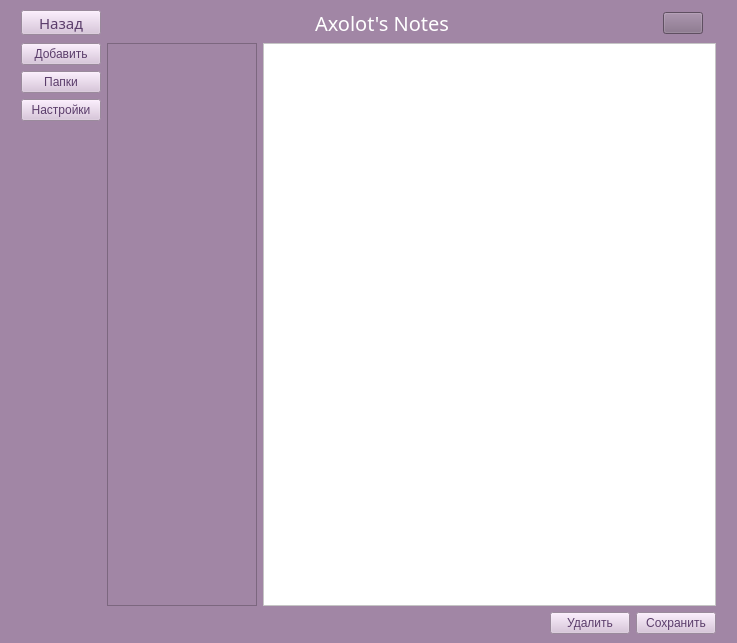
<?xml version="1.0" encoding="UTF-8"?>
<ui version="4.0">
 <class>MainWindow</class>
 <widget class="QMainWindow" name="MainWindow">
  <property name="geometry">
   <rect>
    <x>0</x>
    <y>0</y>
    <width>737</width>
    <height>643</height>
   </rect>
  </property>
  <property name="windowTitle">
   <string>Axolot's Notes</string>
  </property>
  <property name="windowIcon">
   <iconset resource="res.qrc">
    <normaloff>:/icons/icons/axolot.png</normaloff>:/icons/icons/axolot.png</iconset>
  </property>
  <property name="styleSheet">
   <string notr="true">background-color: rgb(161, 134, 165)</string>
  </property>
  <widget class="QWidget" name="centralwidget">
   <layout class="QVBoxLayout" name="verticalLayout_2">
    <item>
     <layout class="QHBoxLayout" name="horizontalLayout_3">
      <property name="leftMargin">
       <number>12</number>
      </property>
      <property name="rightMargin">
       <number>12</number>
      </property>
      <item>
       <widget class="QPushButton" name="btn_back">
        <property name="sizePolicy">
         <sizepolicy hsizetype="Fixed" vsizetype="Fixed">
          <horstretch>0</horstretch>
          <verstretch>0</verstretch>
         </sizepolicy>
        </property>
        <property name="minimumSize">
         <size>
          <width>80</width>
          <height>25</height>
         </size>
        </property>
        <property name="maximumSize">
         <size>
          <width>90</width>
          <height>25</height>
         </size>
        </property>
        <property name="font">
         <font>
          <family>Segoe UI Black</family>
          <pointsize>11</pointsize>
          <italic>false</italic>
          <strikeout>false</strikeout>
          <fontweight>Black</fontweight>
         </font>
        </property>
        <property name="styleSheet">
         <string notr="true">QPushButton {
background-color: rgb(216, 193, 219);
font: 900 11pt &quot;Segoe UI Black&quot;;
color: rgb(91, 61, 107)
}
QPushButton:hover {
background-color: rgb(191, 171, 194);
}

QPushButton:pressed {
background-color: rgb(191, 171, 194);
}</string>
        </property>
        <property name="text">
         <string>Назад</string>
        </property>
        <property name="icon">
         <iconset resource="res.qrc">
          <normaloff>:/icons/icons/arrow_back_ios_FILL0_wght400_GRAD0_opsz24.svg</normaloff>:/icons/icons/arrow_back_ios_FILL0_wght400_GRAD0_opsz24.svg</iconset>
        </property>
       </widget>
      </item>
      <item>
       <spacer name="horizontalSpacer_3">
        <property name="orientation">
         <enum>Qt::Orientation::Horizontal</enum>
        </property>
        <property name="sizeHint" stdset="0">
         <size>
          <width>40</width>
          <height>20</height>
         </size>
        </property>
       </spacer>
      </item>
      <item>
       <widget class="QLabel" name="label">
        <property name="sizePolicy">
         <sizepolicy hsizetype="Fixed" vsizetype="Fixed">
          <horstretch>0</horstretch>
          <verstretch>0</verstretch>
         </sizepolicy>
        </property>
        <property name="maximumSize">
         <size>
          <width>300</width>
          <height>100</height>
         </size>
        </property>
        <property name="font">
         <font>
          <family>Ravie</family>
          <pointsize>15</pointsize>
          <italic>false</italic>
          <bold>false</bold>
         </font>
        </property>
        <property name="styleSheet">
         <string notr="true">font: 15pt &quot;Ravie&quot;;
background-color: none;
color: white;

</string>
        </property>
        <property name="text">
         <string>Axolot's Notes</string>
        </property>
       </widget>
      </item>
      <item>
       <spacer name="horizontalSpacer">
        <property name="orientation">
         <enum>Qt::Orientation::Horizontal</enum>
        </property>
        <property name="sizeHint" stdset="0">
         <size>
          <width>40</width>
          <height>20</height>
         </size>
        </property>
       </spacer>
      </item>
      <item>
       <widget class="QPushButton" name="btn_theme">
        <property name="styleSheet">
         <string notr="true">QPushButton {
background-color: rgb(133, 110, 136);
}
QPushButton:hover {
background-color: rgb(109, 90, 111);
}

QPushButton:pressed {
background-color: rgb(109, 90, 111);
}</string>
        </property>
        <property name="text">
         <string/>
        </property>
        <property name="icon">
         <iconset resource="res.qrc">
          <normaloff>:/icons/icons/dark_mode_FILL0_wght400_GRAD0_opsz24.svg</normaloff>:/icons/icons/dark_mode_FILL0_wght400_GRAD0_opsz24.svg</iconset>
        </property>
        <property name="iconSize">
         <size>
          <width>25</width>
          <height>25</height>
         </size>
        </property>
       </widget>
      </item>
      <item>
       <widget class="QLabel" name="label_3">
        <property name="maximumSize">
         <size>
          <width>60</width>
          <height>60</height>
         </size>
        </property>
        <property name="text">
         <string/>
        </property>
        <property name="pixmap">
         <pixmap resource="res.qrc">:/icons/icons/axolot.png</pixmap>
        </property>
        <property name="scaledContents">
         <bool>true</bool>
        </property>
       </widget>
      </item>
     </layout>
    </item>
    <item>
     <layout class="QHBoxLayout" name="horizontalLayout_4">
      <item>
       <layout class="QVBoxLayout" name="buttonsLayout">
        <property name="spacing">
         <number>6</number>
        </property>
        <property name="leftMargin">
         <number>12</number>
        </property>
        <property name="topMargin">
         <number>0</number>
        </property>
        <property name="rightMargin">
         <number>0</number>
        </property>
        <property name="bottomMargin">
         <number>12</number>
        </property>
        <item>
         <widget class="QPushButton" name="btn_add_note">
          <property name="maximumSize">
           <size>
            <width>90</width>
            <height>25</height>
           </size>
          </property>
          <property name="styleSheet">
           <string notr="true">QPushButton {
background-color: rgb(216, 193, 219);
font: 900 10 pt &quot;Segoe UI Black&quot;;
color: rgb(91, 61, 107)
}
QPushButton:hover {
background-color: rgb(191, 171, 194);
}

QPushButton:pressed {
background-color: rgb(191, 171, 194);
}</string>
          </property>
          <property name="text">
           <string>Добавить</string>
          </property>
          <property name="icon">
           <iconset resource="res.qrc">
            <normaloff>:/icons/icons/add_box_FILL0_wght400_GRAD0_opsz24.svg</normaloff>:/icons/icons/add_box_FILL0_wght400_GRAD0_opsz24.svg</iconset>
          </property>
          <property name="iconSize">
           <size>
            <width>16</width>
            <height>16</height>
           </size>
          </property>
         </widget>
        </item>
        <item>
         <widget class="QPushButton" name="btn_storage">
          <property name="maximumSize">
           <size>
            <width>90</width>
            <height>25</height>
           </size>
          </property>
          <property name="styleSheet">
           <string notr="true">QPushButton {
background-color: rgb(216, 193, 219);
font: 900 11pt &quot;Segoe UI Black&quot;;
color: rgb(91, 61, 107)
}
QPushButton:hover {
background-color: rgb(191, 171, 194);
}

QPushButton:pressed {
background-color: rgb(191, 171, 194);
}</string>
          </property>
          <property name="text">
           <string>Папки</string>
          </property>
          <property name="icon">
           <iconset resource="res.qrc">
            <normaloff>:/icons/icons/create_new_folder_FILL0_wght400_GRAD0_opsz24.svg</normaloff>:/icons/icons/create_new_folder_FILL0_wght400_GRAD0_opsz24.svg</iconset>
          </property>
         </widget>
        </item>
        <item>
         <widget class="QPushButton" name="btn_settings">
          <property name="maximumSize">
           <size>
            <width>90</width>
            <height>25</height>
           </size>
          </property>
          <property name="styleSheet">
           <string notr="true">QPushButton {
background-color: rgb(216, 193, 219);
font: 900 10 pt &quot;Segoe UI Black&quot;;
color: rgb(91, 61, 107)
}
QPushButton:hover {
background-color: rgb(191, 171, 194);
}

QPushButton:pressed {
background-color: rgb(191, 171, 194);
}</string>
          </property>
          <property name="text">
           <string>Настройки</string>
          </property>
          <property name="icon">
           <iconset resource="res.qrc">
            <normaloff>:/icons/icons/settings_FILL0_wght400_GRAD0_opsz24.svg</normaloff>:/icons/icons/settings_FILL0_wght400_GRAD0_opsz24.svg</iconset>
          </property>
         </widget>
        </item>
        <item>
         <spacer name="verticalSpacer">
          <property name="orientation">
           <enum>Qt::Orientation::Vertical</enum>
          </property>
          <property name="sizeHint" stdset="0">
           <size>
            <width>20</width>
            <height>40</height>
           </size>
          </property>
         </spacer>
        </item>
       </layout>
      </item>
      <item>
       <layout class="QVBoxLayout" name="verticalLayout">
        <item>
         <layout class="QHBoxLayout" name="horizontalLayout">
          <property name="rightMargin">
           <number>12</number>
          </property>
          <item>
           <widget class="QTreeWidget" name="treeWidget">
            <property name="maximumSize">
             <size>
              <width>150</width>
              <height>16777215</height>
             </size>
            </property>
            <property name="font">
             <font>
              <pointsize>10</pointsize>
              <italic>false</italic>
              <bold>false</bold>
             </font>
            </property>
            <property name="frameShadow">
             <enum>QFrame::Shadow::Plain</enum>
            </property>
            <property name="dragEnabled">
             <bool>true</bool>
            </property>
            <property name="dragDropOverwriteMode">
             <bool>false</bool>
            </property>
            <property name="dragDropMode">
             <enum>QAbstractItemView::DragDropMode::InternalMove</enum>
            </property>
            <property name="alternatingRowColors">
             <bool>false</bool>
            </property>
            <property name="sortingEnabled">
             <bool>true</bool>
            </property>
            <property name="animated">
             <bool>true</bool>
            </property>
            <property name="allColumnsShowFocus">
             <bool>false</bool>
            </property>
            <property name="wordWrap">
             <bool>false</bool>
            </property>
            <property name="headerHidden">
             <bool>true</bool>
            </property>
            <attribute name="headerVisible">
             <bool>false</bool>
            </attribute>
            <attribute name="headerCascadingSectionResizes">
             <bool>false</bool>
            </attribute>
            <attribute name="headerDefaultSectionSize">
             <number>100</number>
            </attribute>
            <attribute name="headerHighlightSections">
             <bool>false</bool>
            </attribute>
            <attribute name="headerShowSortIndicator" stdset="0">
             <bool>true</bool>
            </attribute>
           </widget>
          </item>
          <item>
           <widget class="QTextEdit" name="textEdit">
            <property name="styleSheet">
             <string notr="true">background: white</string>
            </property>
            <property name="frameShadow">
             <enum>QFrame::Shadow::Sunken</enum>
            </property>
           </widget>
          </item>
         </layout>
        </item>
        <item>
         <layout class="QHBoxLayout" name="horizontalLayout_2">
          <property name="rightMargin">
           <number>12</number>
          </property>
          <item>
           <spacer name="horizontalSpacer_2">
            <property name="orientation">
             <enum>Qt::Orientation::Horizontal</enum>
            </property>
            <property name="sizeHint" stdset="0">
             <size>
              <width>40</width>
              <height>20</height>
             </size>
            </property>
           </spacer>
          </item>
          <item>
           <widget class="QLabel" name="label_save_or_del">
            <property name="minimumSize">
             <size>
              <width>0</width>
              <height>0</height>
             </size>
            </property>
            <property name="maximumSize">
             <size>
              <width>250</width>
              <height>50</height>
             </size>
            </property>
            <property name="text">
             <string/>
            </property>
           </widget>
          </item>
          <item>
           <widget class="QPushButton" name="btn_delete_note">
            <property name="styleSheet">
             <string notr="true">QPushButton {
background-color: rgb(216, 193, 219);
font: 900 11pt &quot;Segoe UI Black&quot;;
color: rgb(91, 61, 107)
}
QPushButton:hover {
background-color: rgb(191, 171, 194);
}

QPushButton:pressed {
background-color: rgb(191, 171, 194);
}
</string>
            </property>
            <property name="text">
             <string>Удалить</string>
            </property>
            <property name="icon">
             <iconset resource="res.qrc">
              <normaloff>:/icons/icons/scan_delete_FILL0_wght400_GRAD0_opsz24.svg</normaloff>:/icons/icons/scan_delete_FILL0_wght400_GRAD0_opsz24.svg</iconset>
            </property>
           </widget>
          </item>
          <item>
           <widget class="QPushButton" name="btn_save">
            <property name="styleSheet">
             <string notr="true">QPushButton {
background-color: rgb(216, 193, 219);
font: 900 11pt &quot;Segoe UI Black&quot;;
color: rgb(91, 61, 107)
}
QPushButton:hover {
background-color: rgb(191, 171, 194);
}

QPushButton:pressed {
background-color: rgb(191, 171, 194);
}</string>
            </property>
            <property name="text">
             <string>Сохранить</string>
            </property>
            <property name="icon">
             <iconset resource="res.qrc">
              <normaloff>:/icons/icons/save_FILL0_wght400_GRAD0_opsz24.svg</normaloff>:/icons/icons/save_FILL0_wght400_GRAD0_opsz24.svg</iconset>
            </property>
           </widget>
          </item>
         </layout>
        </item>
       </layout>
      </item>
     </layout>
    </item>
   </layout>
  </widget>
 </widget>
 <resources>
  <include location="res.qrc"/>
 </resources>
 <connections/>
</ui>
